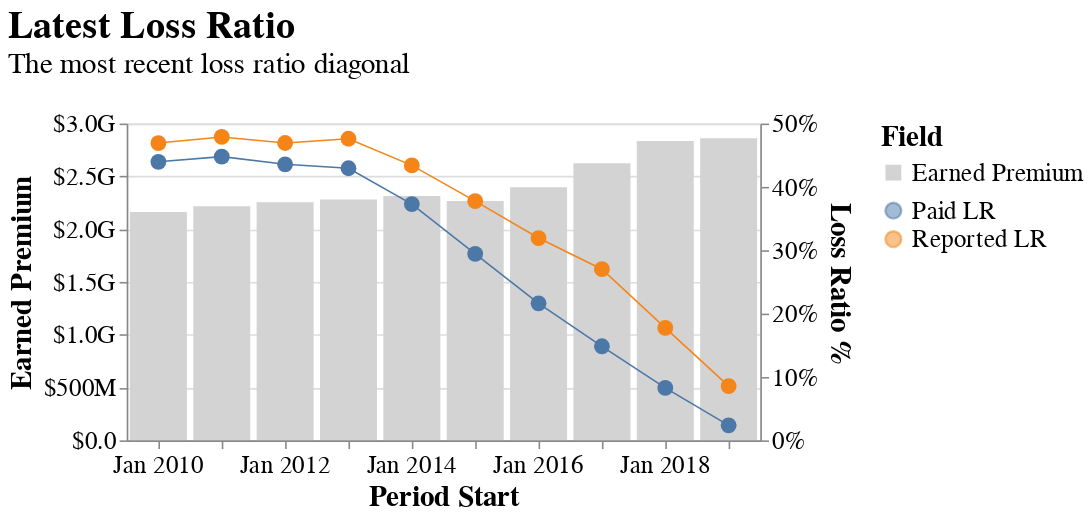

The notebook cell this image was saved under:
### Code cell
triangle.plot_right_edge()

### Figure 1 — Vega-Lite specification as saved in the notebook (floating-point values rounded to 4 significant figures)
{"autosize": {"contains": "content", "resize": true}, "config": {"style": {"group-title": {"fontSize": 24}, "group-subtitle": {"fontSize": 18}, "guide-label": {"fontSize": 16, "font": "sans-serif"}, "guide-title": {"fontSize": 18, "font": "sans-serif"}}, "mark": {"color": "#1f8fff"}, "title": {"anchor": "start", "offset": 20}, "legend": {"orient": "right", "titleAnchor": "start", "layout": {"direction": "vertical"}, "labelFontSize": 16.0, "titleFontSize": 18.0}, "axis": {"labelFontSize": 16.0, "titleFontSize": 18.0}}, "layer": [{"data": {"values": [{"period_start": "2010-01-01T00:00:00", "period_end": "2010-12-31T00:00:00", "evaluation_date": "2019-12-31T00:00:00", "dev_lag": 108.0, "Earned Premium": 2163000000.0, "Field": "Earned Premium"}, {"period_start": "2011-01-01T00:00:00", "period_end": "2011-12-31T00:00:00", "evaluation_date": "2019-12-31T00:00:00", "dev_lag": 96.0, "Earned Premium": 2217000000.0, "Field": "Earned Premium"}, {"period_start": "2012-01-01T00:00:00", "period_end": "2012-12-31T00:00:00", "evaluation_date": "2019-12-31T00:00:00", "dev_lag": 84.0, "Earned Premium": 2254000000.0, "Field": "Earned Premium"}, {"period_start": "2013-01-01T00:00:00", "period_end": "2013-12-31T00:00:00", "evaluation_date": "2019-12-31T00:00:00", "dev_lag": 72.0, "Earned Premium": 2281000000.0, "Field": "Earned Premium"}, {"period_start": "2014-01-01T00:00:00", "period_end": "2014-12-31T00:00:00", "evaluation_date": "2019-12-31T00:00:00", "dev_lag": 60.0, "Earned Premium": 2313000000.0, "Field": "Earned Premium"}, {"period_start": "2015-01-01T00:00:00", "period_end": "2015-12-31T00:00:00", "evaluation_date": "2019-12-31T00:00:00", "dev_lag": 48.0, "Earned Premium": 2266000000.0, "Field": "Earned Premium"}, {"period_start": "2016-01-01T00:00:00", "period_end": "2016-12-31T00:00:00", "evaluation_date": "2019-12-31T00:00:00", "dev_lag": 36.0, "Earned Premium": 2397000000.0, "Field": "Earned Premium"}, {"period_start": "2017-01-01T00:00:00", "period_end": "2017-12-31T00:00:00", "evaluation_date": "2019-12-31T00:00:00", "dev_lag": 24.0, "Earned Premium": 2624000000.0, "Field": "Earned Premium"}, {"period_start": "2018-01-01T00:00:00", "period_end": "2018-12-31T00:00:00", "evaluation_date": "2019-12-31T00:00:00", "dev_lag": 12.0, "Earned Premium": 2836000000.0, "Field": "Earned Premium"}, {"period_start": "2019-01-01T00:00:00", "period_end": "2019-12-31T00:00:00", "evaluation_date": "2019-12-31T00:00:00", "dev_lag": 0.0, "Earned Premium": 2861000000.0, "Field": "Earned Premium"}]}, "mark": {"type": "bar"}, "encoding": {"color": {"field": "Field", "scale": {"range": ["lightgray"]}, "type": "nominal"}, "tooltip": [{"field": "period_start", "title": "Period Start", "type": "temporal"}, {"field": "period_end", "title": "Period End", "type": "temporal"}, {"field": "dev_lag", "title": "Dev Lag", "type": "ordinal"}, {"field": "evaluation_date", "title": "Evaluation Date", "type": "temporal"}, {"field": "Earned Premium", "format": "$,.0f", "type": "quantitative"}], "x": {"field": "period_start", "timeUnit": "yearmonth", "type": "ordinal"}, "y": {"axis": {"format": "$.2s"}, "field": "Earned Premium", "type": "quantitative"}}, "name": "view_5", "title": {"text": "", "anchor": "middle", "font": "sans-serif", "fontSize": 12, "fontWeight": "normal"}}, {"layer": [{"mark": {"type": "area", "opacity": 0.5}, "encoding": {"color": {"field": "Field", "type": "nominal"}, "x": {"field": "period_start", "timeUnit": "yearmonth", "type": "temporal"}, "y": {"axis": {"title": "Loss Ratio %", "format": "%"}, "field": "loss_ratio_lower_ci", "type": "quantitative"}, "y2": {"field": "loss_ratio_upper_ci"}}}, {"mark": {"type": "line", "size": 1}, "encoding": {"color": {"field": "Field", "type": "nominal"}, "x": {"axis": {"labelAngle": 0}, "field": "period_start", "timeUnit": "yearmonth", "title": "Period Start", "type": "temporal"}, "y": {"axis": {"format": "%"}, "field": "loss_ratio", "scale": {"zero": true}, "title": "Loss Ratio %", "type": "quantitative"}}}, {"mark": {"type": "point", "filled": true, "opacity": 1, "size": 100.0}, "encoding": {"color": {"field": "Field", "legend": {"title": null}, "type": "nominal"}, "tooltip": [{"field": "period_start", "title": "Period Start", "type": "temporal"}, {"field": "period_end", "title": "Period End", "type": "temporal"}, {"field": "dev_lag", "title": "Dev Lag", "type": "ordinal"}, {"field": "evaluation_date", "title": "Evaluation Date", "type": "temporal"}, {"field": "loss_ratio", "format": ".2%", "title": "Loss Ratio (%)", "type": "quantitative"}], "x": {"axis": {"labelAngle": 0}, "field": "period_start", "timeUnit": "yearmonth", "title": "Period Start", "type": "temporal"}, "y": {"axis": {"format": "%"}, "field": "loss_ratio", "scale": {"zero": true}, "type": "quantitative"}}}], "data": {"values": [{"period_start": "2010-01-01T00:00:00", "period_end": "2010-12-31T00:00:00", "evaluation_date": "2019-12-31T00:00:00", "dev_lag": 108.0, "loss_ratio": 0.4396, "loss_ratio_sd": 0, "loss_ratio_lower_ci": null, "loss_ratio_upper_ci": null, "Field": "Paid LR"}, {"period_start": "2010-01-01T00:00:00", "period_end": "2010-12-31T00:00:00", "evaluation_date": "2019-12-31T00:00:00", "dev_lag": 108.0, "loss_ratio": 0.4692, "loss_ratio_sd": 0, "loss_ratio_lower_ci": null, "loss_ratio_upper_ci": null, "Field": "Reported LR"}, {"period_start": "2011-01-01T00:00:00", "period_end": "2011-12-31T00:00:00", "evaluation_date": "2019-12-31T00:00:00", "dev_lag": 96.0, "loss_ratio": 0.4478, "loss_ratio_sd": 0, "loss_ratio_lower_ci": null, "loss_ratio_upper_ci": null, "Field": "Paid LR"}, {"period_start": "2011-01-01T00:00:00", "period_end": "2011-12-31T00:00:00", "evaluation_date": "2019-12-31T00:00:00", "dev_lag": 96.0, "loss_ratio": 0.4789, "loss_ratio_sd": 0, "loss_ratio_lower_ci": null, "loss_ratio_upper_ci": null, "Field": "Reported LR"}, {"period_start": "2012-01-01T00:00:00", "period_end": "2012-12-31T00:00:00", "evaluation_date": "2019-12-31T00:00:00", "dev_lag": 84.0, "loss_ratio": 0.4357, "loss_ratio_sd": 0, "loss_ratio_lower_ci": null, "loss_ratio_upper_ci": null, "Field": "Paid LR"}, {"period_start": "2012-01-01T00:00:00", "period_end": "2012-12-31T00:00:00", "evaluation_date": "2019-12-31T00:00:00", "dev_lag": 84.0, "loss_ratio": 0.4693, "loss_ratio_sd": 0, "loss_ratio_lower_ci": null, "loss_ratio_upper_ci": null, "Field": "Reported LR"}, {"period_start": "2013-01-01T00:00:00", "period_end": "2013-12-31T00:00:00", "evaluation_date": "2019-12-31T00:00:00", "dev_lag": 72.0, "loss_ratio": 0.4294, "loss_ratio_sd": 0, "loss_ratio_lower_ci": null, "loss_ratio_upper_ci": null, "Field": "Paid LR"}, {"period_start": "2013-01-01T00:00:00", "period_end": "2013-12-31T00:00:00", "evaluation_date": "2019-12-31T00:00:00", "dev_lag": 72.0, "loss_ratio": 0.476, "loss_ratio_sd": 0, "loss_ratio_lower_ci": null, "loss_ratio_upper_ci": null, "Field": "Reported LR"}, {"period_start": "2014-01-01T00:00:00", "period_end": "2014-12-31T00:00:00", "evaluation_date": "2019-12-31T00:00:00", "dev_lag": 60.0, "loss_ratio": 0.3729, "loss_ratio_sd": 0, "loss_ratio_lower_ci": null, "loss_ratio_upper_ci": null, "Field": "Paid LR"}, {"period_start": "2014-01-01T00:00:00", "period_end": "2014-12-31T00:00:00", "evaluation_date": "2019-12-31T00:00:00", "dev_lag": 60.0, "loss_ratio": 0.434, "loss_ratio_sd": 0, "loss_ratio_lower_ci": null, "loss_ratio_upper_ci": null, "Field": "Reported LR"}, {"period_start": "2015-01-01T00:00:00", "period_end": "2015-12-31T00:00:00", "evaluation_date": "2019-12-31T00:00:00", "dev_lag": 48.0, "loss_ratio": 0.2944, "loss_ratio_sd": 0, "loss_ratio_lower_ci": null, "loss_ratio_upper_ci": null, "Field": "Paid LR"}, {"period_start": "2015-01-01T00:00:00", "period_end": "2015-12-31T00:00:00", "evaluation_date": "2019-12-31T00:00:00", "dev_lag": 48.0, "loss_ratio": 0.3775, "loss_ratio_sd": 0, "loss_ratio_lower_ci": null, "loss_ratio_upper_ci": null, "Field": "Reported LR"}, {"period_start": "2016-01-01T00:00:00", "period_end": "2016-12-31T00:00:00", "evaluation_date": "2019-12-31T00:00:00", "dev_lag": 36.0, "loss_ratio": 0.2163, "loss_ratio_sd": 0, "loss_ratio_lower_ci": null, "loss_ratio_upper_ci": null, "Field": "Paid LR"}, {"period_start": "2016-01-01T00:00:00", "period_end": "2016-12-31T00:00:00", "evaluation_date": "2019-12-31T00:00:00", "dev_lag": 36.0, "loss_ratio": 0.3193, "loss_ratio_sd": 0, "loss_ratio_lower_ci": null, "loss_ratio_upper_ci": null, "Field": "Reported LR"}, {"period_start": "2017-01-01T00:00:00", "period_end": "2017-12-31T00:00:00", "evaluation_date": "2019-12-31T00:00:00", "dev_lag": 24.0, "loss_ratio": 0.1485, "loss_ratio_sd": 0, "loss_ratio_lower_ci": null, "loss_ratio_upper_ci": null, "Field": "Paid LR"}, {"period_start": "2017-01-01T00:00:00", "period_end": "2017-12-31T00:00:00", "evaluation_date": "2019-12-31T00:00:00", "dev_lag": 24.0, "loss_ratio": 0.2702, "loss_ratio_sd": 0, "loss_ratio_lower_ci": null, "loss_ratio_upper_ci": null, "Field": "Reported LR"}, {"period_start": "2018-01-01T00:00:00", "period_end": "2018-12-31T00:00:00", "evaluation_date": "2019-12-31T00:00:00", "dev_lag": 12.0, "loss_ratio": 0.08275, "loss_ratio_sd": 0, "loss_ratio_lower_ci": null, "loss_ratio_upper_ci": null, "Field": "Paid LR"}, {"period_start": "2018-01-01T00:00:00", "period_end": "2018-12-31T00:00:00", "evaluation_date": "2019-12-31T00:00:00", "dev_lag": 12.0, "loss_ratio": 0.1775, "loss_ratio_sd": 0, "loss_ratio_lower_ci": null, "loss_ratio_upper_ci": null, "Field": "Reported LR"}, {"period_start": "2019-01-01T00:00:00", "period_end": "2019-12-31T00:00:00", "evaluation_date": "2019-12-31T00:00:00", "dev_lag": 0.0, "loss_ratio": 0.02369, "loss_ratio_sd": 0, "loss_ratio_lower_ci": null, "loss_ratio_upper_ci": null, "Field": "Paid LR"}, {"period_start": "2019-01-01T00:00:00", "period_end": "2019-12-31T00:00:00", "evaluation_date": "2019-12-31T00:00:00", "dev_lag": 0.0, "loss_ratio": 0.08562, "loss_ratio_sd": 0, "loss_ratio_lower_ci": null, "loss_ratio_upper_ci": null, "Field": "Reported LR"}]}}], "height": 200, "params": [{"name": "param_9", "select": {"type": "interval", "encodings": ["x", "y"]}, "bind": "scales", "views": ["view_5"]}], "resolve": {"scale": {"color": "independent", "y": "independent"}}, "title": {"text": "Latest Loss Ratio", "subtitle": "The most recent loss ratio diagonal"}, "width": 400, "$schema": "https://vega.github.io/schema/vega-lite/v5.20.1.json"}
